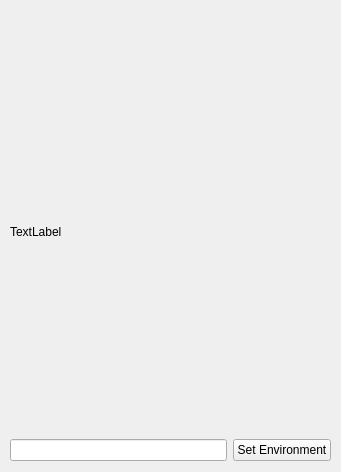
<?xml version="1.0" encoding="UTF-8"?>
<ui version="4.0">
 <class>EnvironmentManager</class>
 <widget class="QWidget" name="EnvironmentManager">
  <property name="geometry">
   <rect>
    <x>0</x>
    <y>0</y>
    <width>341</width>
    <height>472</height>
   </rect>
  </property>
  <property name="windowTitle">
   <string>Modje Niro</string>
  </property>
  <property name="windowIcon">
   <iconset>
    <normaloff>../../Icon.png</normaloff>../../Icon.png</iconset>
  </property>
  <widget class="QWidget" name="gridLayoutWidget">
   <property name="geometry">
    <rect>
     <x>10</x>
     <y>30</y>
     <width>321</width>
     <height>431</height>
    </rect>
   </property>
   <layout class="QGridLayout" name="gridLayout">
    <item row="1" column="1">
     <widget class="QPushButton" name="SetEnvironment">
      <property name="text">
       <string>Set Environment</string>
      </property>
     </widget>
    </item>
    <item row="1" column="0">
     <widget class="QLineEdit" name="pathLineEdit"/>
    </item>
    <item row="0" column="0" colspan="2">
     <widget class="QLabel" name="messageLabel">
      <property name="text">
       <string>TextLabel</string>
      </property>
      <property name="wordWrap">
       <bool>true</bool>
      </property>
     </widget>
    </item>
   </layout>
  </widget>
 </widget>
 <resources/>
 <connections/>
</ui>
